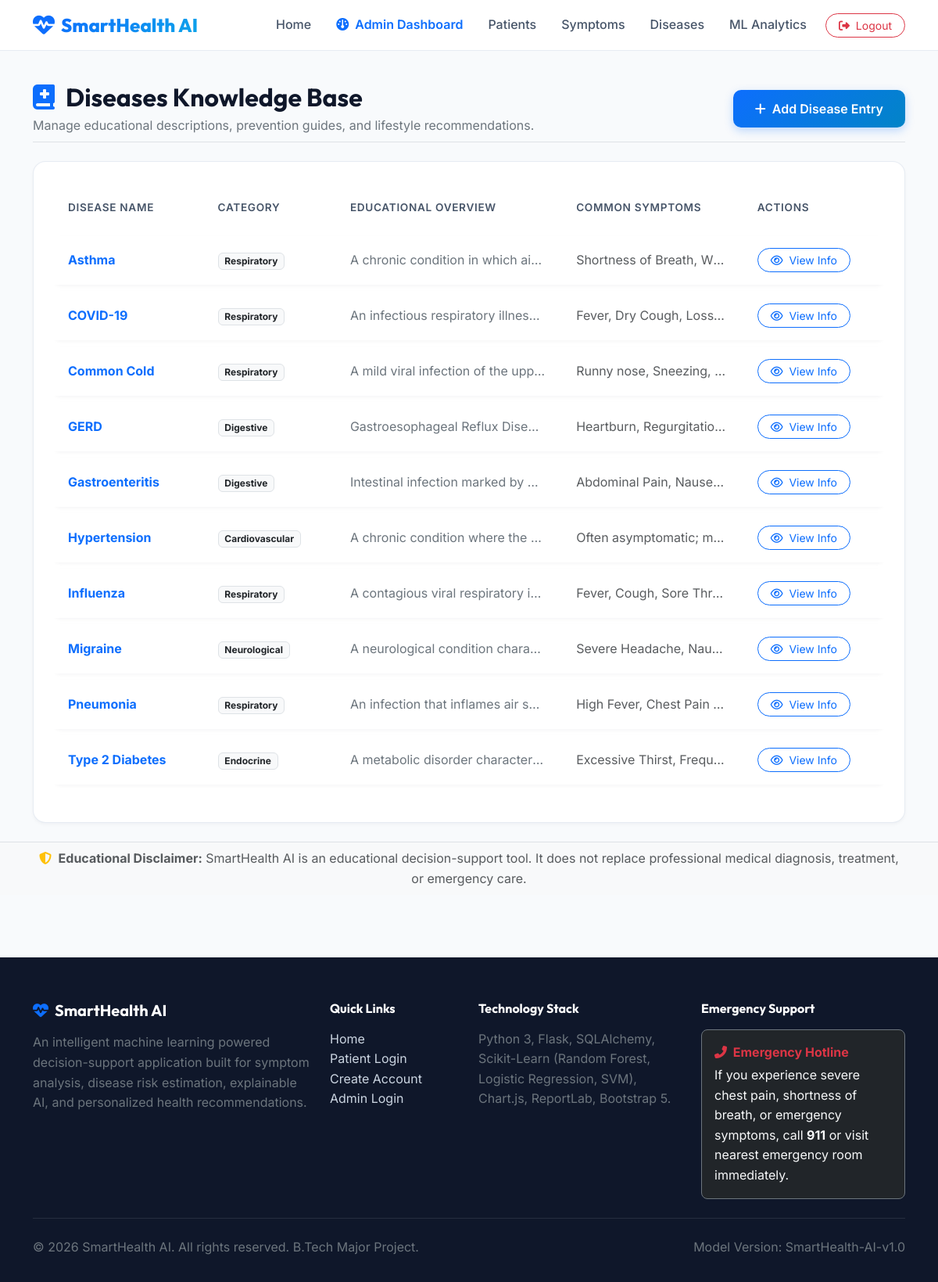
The app's page /admin/diseases (signed in) with its own data.
### app/models/medical.py (models this page shows)
class Disease(db.Model):
    __tablename__ = 'diseases'
    id = db.Column(db.Integer, primary_key=True)
    name = db.Column(db.String(120), unique=True, nullable=False)
    category = db.Column(db.String(50), nullable=False, default='General')
    description = db.Column(db.Text, nullable=False)
    common_symptoms = db.Column(db.Text, nullable=True)
    prevention = db.Column(db.Text, nullable=True)
    recommendations = db.Column(db.Text, nullable=True)
    warning_signs = db.Column(db.Text, nullable=True)
    created_at = db.Column(db.DateTime, default=datetime.utcnow)

### app/routes/admin.py (the view, shortened to what this page needs)
@admin_bp.route('/diseases', methods=['GET', 'POST'])
@login_required
@admin_required
def diseases():
    disease_list = Disease.query.order_by(Disease.name).all()
    return render_template('admin/diseases.html', diseases=disease_list)

### app/models/user.py (called while the page is built)
    def is_admin(self):
        return self.role == 'admin'

### app/utils/helpers.py (called while the page is built)
def admin_required(f):
    @wraps(f)
    def decorated_function(*args, **kwargs):
        if not current_user.is_authenticated or not current_user.is_admin():
            flash('Access denied. Administrator privileges are required to access this resource.', 'danger')
            return redirect(url_for('auth.admin_login'))
        return f(*args, **kwargs)
    return decorated_function

### templates/admin/diseases.html (shortened to what this page needs)
{% extends "base.html" %}
{% block content %}
<div class="container py-4">
    <div class="d-flex flex-column flex-md-row justify-content-between align-items-md-center mb-4 pb-2 border-bottom">
        <div>
            <h2 class="fw-bold mb-1"><i class="fa-solid fa-book-medical text-primary me-2"></i> Diseases Knowledge Base</h2>
            <p class="text-secondary mb-0 fs-7">Manage educational descriptions, prevention guides, and lifestyle recommendations.</p>
        </div>
        <div class="mt-2 mt-md-0">
            <button type="button" class="btn btn-primary-custom" data-bs-toggle="modal" data-bs-target="#addDiseaseModal">
                <i class="fa-solid fa-plus me-1"></i> Add Disease Entry
            </button>
        </div>
    </div>
    <div class="card-modern p-4">
        <div class="table-responsive">
            <table class="table table-custom align-middle">
                <thead>
                    <tr>
                        <th>Disease Name</th>
                        <th>Category</th>
                        <th>Educational Overview</th>
                        <th>Common Symptoms</th>
                        <th>Actions</th>
                    </tr>
                </thead>
                <tbody>
                    {% for disease in diseases %}
                        <tr>
                            <td class="fw-bold text-primary fs-6">{{ disease.name }}</td>
                            <td><span class="badge bg-light text-dark border">{{ disease.category }}</span></td>
                            <td class="fs-7 text-secondary text-truncate" style="max-width: 250px;">{{ disease.description }}</td>
                            <td class="fs-7 text-muted text-truncate" style="max-width: 200px;">{{ disease.common_symptoms or 'N/A' }}</td>
                            <td>
                                <button type="button" class="btn btn-sm btn-outline-primary rounded-pill px-3" onclick="viewDiseaseDetails('{{ disease.name }}', `{{ disease.description }}`, `{{ disease.prevention }}`, `{{ disease.recommendations }}`)">
                                    <i class="fa-regular fa-eye me-1"></i> View Info
                                </button>
                            </td>
                        </tr>
                    {% endfor %}
                </tbody>
            </table>
        </div>
    </div>
</div>
{% endblock %}

### static/css/custom.css (style rules this page uses)
:root { --primary-color: #0d6efd; --primary-hover: #0b5ed7; --medical-teal: #0ea5e9; --accent-emerald: #10b981; --warning-amber: #f59e0b; --danger-rose: #ef4444; --dark-navy: #0f172a; --slate-gray: #475569; --light-bg: #f8fafc; --card-bg: #ffffff; --glass-bg: rgba(255, 255, 255, 0.85); --glass-border: rgba(226, 232, 240, 0.8); --shadow-sm: 0 2px 4px rgba(15, 23, 42, 0.04); --shadow-md: 0 10px 25px -5px rgba(15, 23, 42, 0.08); --shadow-lg: 0 20px 35px -10px rgba(15, 23, 42, 0.12); --radius-lg: 16px; --radius-md: 12px; }
body { font-family: 'Inter', system-ui, -apple-system, sans-serif; background-color: var(--light-bg); color: var(--dark-navy); line-height: 1.6; overflow-x: hidden; }
h1, h2, h3, h4, h5, h6, .navbar-brand { font-family: 'Outfit', sans-serif; font-weight: 700; }
.card-modern { background: var(--card-bg); border: 1px solid var(--glass-border); border-radius: var(--radius-lg); box-shadow: var(--shadow-sm); transition: transform 0.25s ease, box-shadow 0.25s ease; }
.btn-primary-custom { background: linear-gradient(135deg, #0d6efd 0%, #0284c7 100%); border: none; color: #ffffff; font-weight: 600; border-radius: 10px; padding: 0.75rem 1.75rem; transition: all 0.25s ease; box-shadow: 0 4px 12px rgba(13, 110, 253, 0.25); }
.table-custom { border-collapse: separate; border-spacing: 0 8px; }
.table-custom tbody tr { background: #ffffff; border-radius: var(--radius-md); box-shadow: var(--shadow-sm); transition: transform 0.15s ease; }
.table-custom td, .table-custom th { padding: 1rem 1.25rem; border: none; vertical-align: middle; }
.table-custom th { color: var(--slate-gray); font-weight: 600; font-size: 0.85rem; text-transform: uppercase; letter-spacing: 0.05em; }

### records on screen
Disease: name "Asthma", category "Respiratory", description "A chronic condition in which ai…", common_symptoms "Shortness of Breath, W…"
Disease: name "COVID-19", category "Respiratory", description "An infectious respiratory illnes…", common_symptoms "Fever, Dry Cough, Loss…"
Disease: name "Common Cold", category "Respiratory", description "A mild viral infection of the up…", common_symptoms "Runny nose, Sneezing,…"
Disease: name "GERD", category "Digestive", description "Gastroesophageal Reflux Dise…", common_symptoms "Heartburn, Regurgitatio…"
Disease: name "Gastroenteritis", category "Digestive", description "Intestinal infection marked by…", common_symptoms "Abdominal Pain, Nause…"
Disease: name "Hypertension", category "Cardiovascular", description "A chronic condition where the…", common_symptoms "Often asymptomatic; m…"
Disease: name "Influenza", category "Respiratory", description "A contagious viral respiratory i…", common_symptoms "Fever, Cough, Sore Thr…"
Disease: name "Migraine", category "Neurological", description "A neurological condition chara…", common_symptoms "Severe Headache, Nau…"
Disease: name "Pneumonia", category "Respiratory", description "An infection that inflames air s…", common_symptoms "High Fever, Chest Pain…"
Disease: name "Type 2 Diabetes", category "Endocrine", description "A metabolic disorder character…", common_symptoms "Excessive Thirst, Frequ…"
